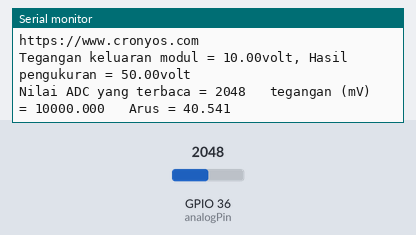
The sketch below on a simulated ESP32. Shown: the last lines printed to the serial monitor. The inputs (shaded band) are chosen by the test bench; at power-on: GPIO 36 (analogPin) = 2048. WiFi joins after 1.5 s; servers stay silent unless stated.

Above: at 4.7 s.
4.8 s: GPIO 36 (analogPin) set to 2866
At 5.5 s:
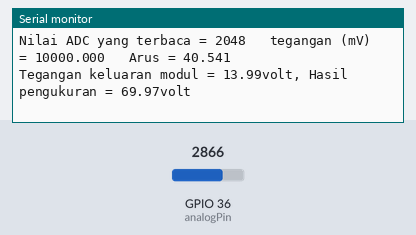
6.3 s: GPIO 36 (analogPin) set to 3603
At 7.6 s:
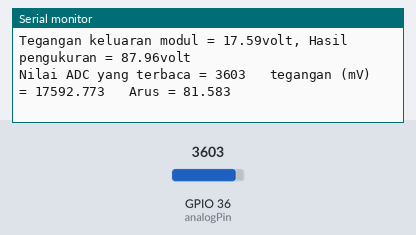
Timing chart, 0 to 9.3 s (numbered marks = the images above; inputs shaded):
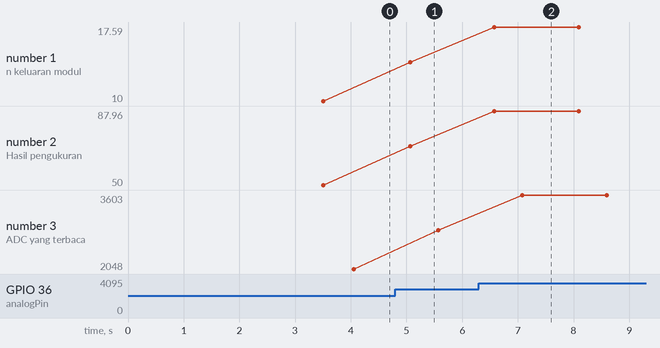

The sketch:

Charging_Point_Gokart.ino
```cpp
#include "WiFi.h"
int analogPin = A0; // pin arduino yang terhubung dengan pin S modul sensor tegangan
const char* ssid = "lfistha2";
const char* password =  "ojodownload";
const int pinADC = A0;
int sensitivitas = 185; //tegantung sensor arus yang digunakan, yang ini 5A
int nilaiadc= 00;
int teganganoffset = 2500; //nilai pembacaan offset saat tidak ada arus yang lewat
double tegangan = 00;
double nilaiarus = 00;

float Vmodul = 0.0;
float hasil = 0.0;
float R1 = 30000.0; //30k
float R2 = 7500.0; //7500 ohm resistor,
int value = 0;


void setup() {

  Serial.begin(115200);

  WiFi.begin(ssid, password);

  while (WiFi.status() != WL_CONNECTED) {
    delay(500);
    Serial.println("Connecting to WiFi..");
  }

Serial.println("Connected to the WiFi network");
Serial.begin(9600); //baud komunikasi serial monitor 9600bps
delay(2000);

   pinMode(analogPin, INPUT);
   Serial.begin(9600);
   Serial.println("mengukur tegangan DC");
   Serial.println("https://www.cronyos.com");

}

void data_olah(){
  nilaiadc = analogRead(pinADC);
  tegangan = (nilaiadc / 1024.0) * 5000;
  nilaiarus = ((tegangan - teganganoffset) / sensitivitas);
}


void volt()
{
   value = analogRead(analogPin);
   Vmodul = (value * 5.0) / 1024.0;
   hasil = Vmodul / (R2/(R1+R2));

  Serial.print("Tegangan keluaran modul = ");
  Serial.print(Vmodul,2);
  Serial.print("volt");
  Serial.print(", Hasil pengukuran = ");
  Serial.print(hasil,2);
  Serial.println("volt");
  delay(500);
}

void loop(){
   volt();
   data_olah();
  Serial.print("Nilai ADC yang terbaca = " );
  Serial.print(nilaiadc);

  Serial.print("\t tegangan (mV) = ");
  Serial.print(tegangan,3);

  Serial.print("\t Arus = ");
  Serial.println(nilaiarus,3);

  delay(1000);
}
```

Measured:
- after the input at 4.8 s, the serial monitor: prints a new line after 0.26 s (image 1)
- after the input at 6.3 s, the serial monitor: prints a new line after 0.28 s (image 2)
- plotted number 1: 10 → 13.99 after the input at 4.8 s, 13.99 → 17.59 after the input at 6.3 s
- plotted number 2: 50 → 69.97 after the input at 4.8 s, 69.97 → 87.96 after the input at 6.3 s
- plotted number 3: 2048 → 2866 after the input at 4.8 s, 2866 → 3603 after the input at 6.3 s
